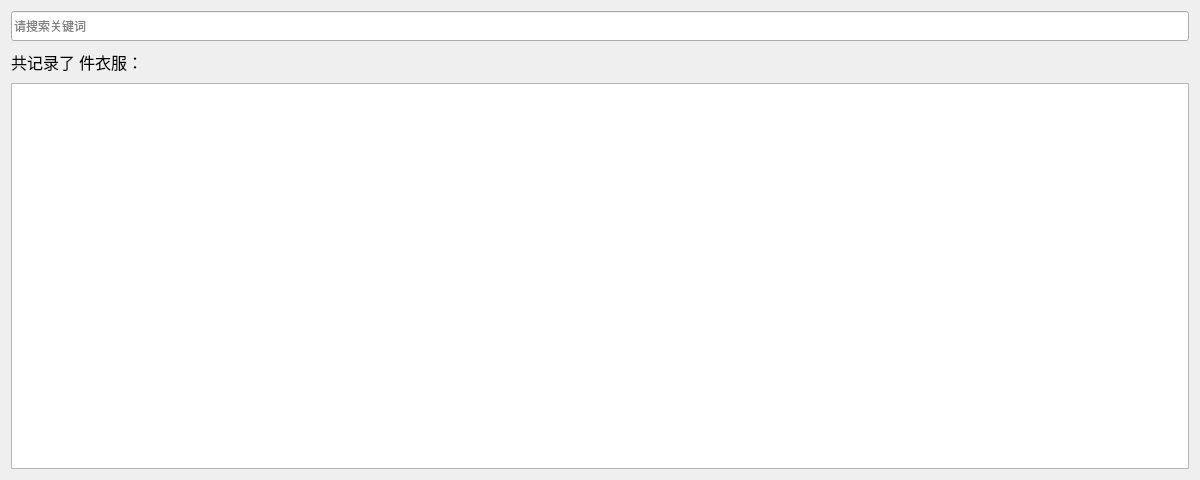
<?xml version="1.0" encoding="UTF-8"?>
<ui version="4.0">
 <class>dlgSelectClothesInfo</class>
 <widget class="QDialog" name="dlgSelectClothesInfo">
  <property name="geometry">
   <rect>
    <x>0</x>
    <y>0</y>
    <width>1200</width>
    <height>480</height>
   </rect>
  </property>
  <property name="minimumSize">
   <size>
    <width>1200</width>
    <height>0</height>
   </size>
  </property>
  <property name="windowTitle">
   <string>衣物情况</string>
  </property>
  <layout class="QGridLayout" name="gridLayout">
   <item row="2" column="0">
    <widget class="QTableWidget" name="tableWidget">
     <property name="font">
      <font>
       <family>微软雅黑</family>
      </font>
     </property>
     <attribute name="horizontalHeaderVisible">
      <bool>true</bool>
     </attribute>
     <attribute name="horizontalHeaderCascadingSectionResizes">
      <bool>true</bool>
     </attribute>
     <attribute name="verticalHeaderVisible">
      <bool>false</bool>
     </attribute>
    </widget>
   </item>
   <item row="0" column="0">
    <widget class="QLineEdit" name="lineEdit">
     <property name="minimumSize">
      <size>
       <width>0</width>
       <height>30</height>
      </size>
     </property>
     <property name="font">
      <font>
       <family>微软雅黑</family>
      </font>
     </property>
     <property name="placeholderText">
      <string>请搜索关键词</string>
     </property>
    </widget>
   </item>
   <item row="1" column="0">
    <widget class="QLabel" name="label">
     <property name="minimumSize">
      <size>
       <width>0</width>
       <height>30</height>
      </size>
     </property>
     <property name="font">
      <font>
       <family>微软雅黑</family>
       <pointsize>12</pointsize>
      </font>
     </property>
     <property name="text">
      <string>共记录了 件衣服：</string>
     </property>
    </widget>
   </item>
  </layout>
 </widget>
 <resources/>
 <connections/>
</ui>
